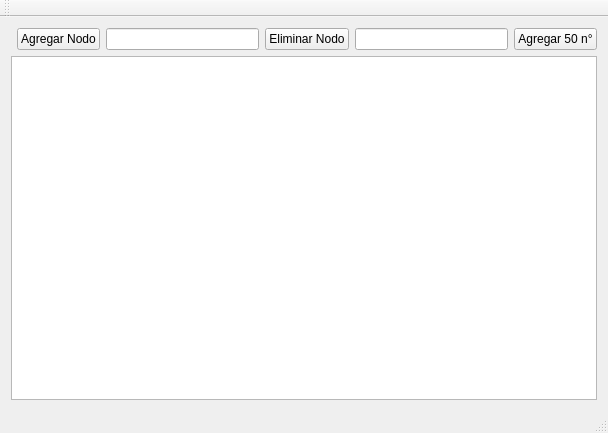
<?xml version="1.0" encoding="UTF-8"?>
<ui version="4.0">
 <class>principal</class>
 <widget class="QMainWindow" name="principal">
  <property name="geometry">
   <rect>
    <x>0</x>
    <y>0</y>
    <width>608</width>
    <height>433</height>
   </rect>
  </property>
  <property name="windowTitle">
   <string>principal</string>
  </property>
  <widget class="QWidget" name="centralWidget">
   <layout class="QGridLayout" name="gridLayout">
    <item row="0" column="1">
     <layout class="QHBoxLayout" name="horizontalLayout">
      <item>
       <widget class="QPushButton" name="btn_add">
        <property name="text">
         <string>Agregar Nodo</string>
        </property>
        <property name="shortcut">
         <string>Alt+A</string>
        </property>
       </widget>
      </item>
      <item>
       <widget class="QLineEdit" name="txt_add">
        <property name="maxLength">
         <number>999999999</number>
        </property>
       </widget>
      </item>
      <item>
       <widget class="QPushButton" name="btn_delete">
        <property name="text">
         <string>Eliminar Nodo</string>
        </property>
       </widget>
      </item>
      <item>
       <widget class="QLineEdit" name="txt_delete"/>
      </item>
      <item>
       <widget class="QPushButton" name="btn_add_2">
        <property name="text">
         <string>Agregar 50 n°</string>
        </property>
       </widget>
      </item>
     </layout>
    </item>
    <item row="1" column="0" colspan="2">
     <widget class="QGraphicsView" name="img_hd"/>
    </item>
   </layout>
  </widget>
  <widget class="QMenuBar" name="menuBar">
   <property name="geometry">
    <rect>
     <x>0</x>
     <y>0</y>
     <width>608</width>
     <height>21</height>
    </rect>
   </property>
  </widget>
  <widget class="QToolBar" name="mainToolBar">
   <attribute name="toolBarArea">
    <enum>TopToolBarArea</enum>
   </attribute>
   <attribute name="toolBarBreak">
    <bool>false</bool>
   </attribute>
  </widget>
  <widget class="QStatusBar" name="statusBar"/>
 </widget>
 <layoutdefault spacing="6" margin="11"/>
 <resources/>
 <connections/>
</ui>
